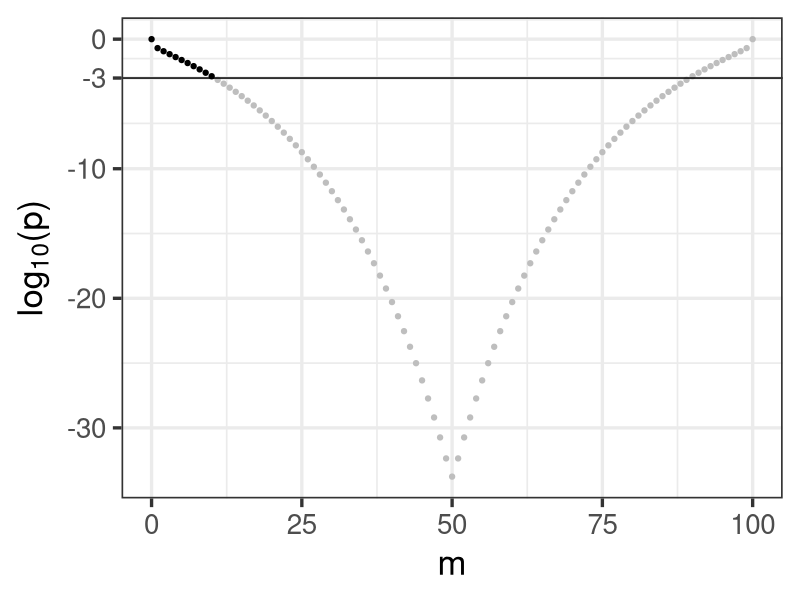
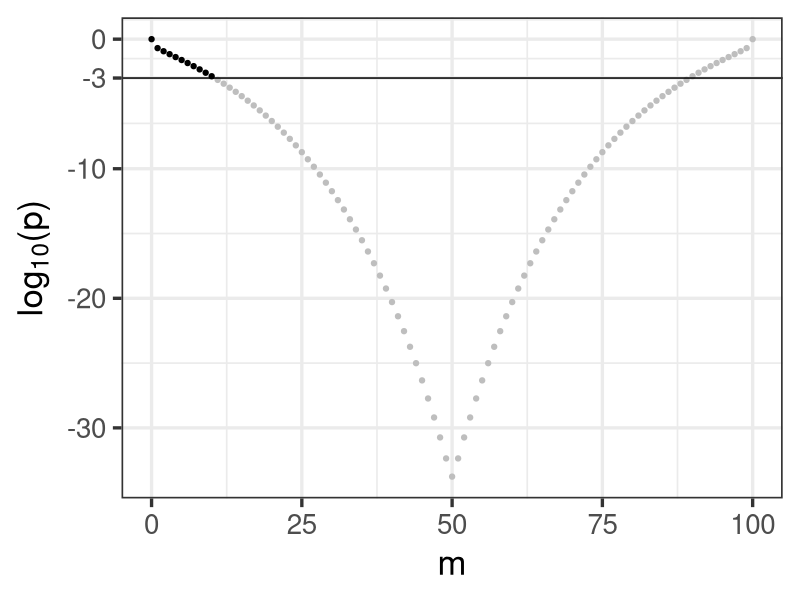

Source code (R) for these figures, in order:
library(ggplot2)
library(reshape2)

paperPath <- "/home/bsegal/Dropbox/Research/PermTest/neighborhoods/paper"


# expected value of W in partition m
muw <- function(m, muy, mux) {

  m * (muy - mux)
}

# g function of the expected value of w
g <- function(m, nx, ny, mux, muy){
    
  numerator <- nx * mux + muw(m = m, mux = mux, muy = muy)
  denominator <- ny * muy - muw(m = m, mux = mux, muy = muy)
  return(ny / nx * numerator / denominator)
}


gp <- function(m, nx, ny, mux, muy){
  
  numerator <- ny * muy + nx * mux
  denominator <- (ny * muy - muw(m = m, mux = mux, muy = muy))^2
  return(ny / nx * numerator / denominator)
}

# g function of the expected value of w for linear T = |x - y|
gLin <- function(m, nx, ny, mux, muy){
    
  return(mux - muy + (1 / nx + 1 / ny) * muw(m = m, mux = mux, muy = muy))
}

gpLin <- function(nx, ny){
  
  return((1 / nx + 1 / ny))
}

# gp(1:nx,nx,ny,mux=2,muy=1)

VarW <- function(m, nx, ny, sigmax2, sigmay2){
  
  return( m * (ny - m) / ny * sigmay2 + m * (nx - m) / nx * sigmax2)
}

# VarW(0:nx,nx,ny,sigmax2,sigmay2,mux,muy)

VarR <- function(m,nx,ny,mux,muy,sigmax2,sigmay2){

  gp(m,nx,ny,mux,muy)^2 * VarW(m,nx,ny,sigmax2,sigmay2)
}

VarRLin <- function(m,nx,ny,mux,muy,sigmax2,sigmay2){

  return(gpLin(nx,ny)^2 * VarW(m,nx,ny,sigmax2,sigmay2))
}

# plot(sqrt(VarR(0:nx,nx,ny,mux=1,muy=2,sigmax2,sigmay2)))

pApproxR <- function(m, nx, ny, sigmax2, sigmay2, mux, muy){
  
  E_mean <- g(m, nx, ny, mux, muy)
  E_var <- VarR(m,nx,ny,mux,muy,sigmax2,sigmay2)
  
  t <- max(mux/muy, muy/mux)

  eta_plus <- (t - E_mean)/sqrt(E_var)
   
  p <- pnorm(eta_plus,lower.tail=FALSE)
  
  return(list(p=p, eta_plus=eta_plus))
}

pApproxRlin <- function(m, nx, ny, sigmax2, sigmay2, mux, muy){
  
  E_mean <- gLin(m, nx, ny, mux, muy)
  E_var <- VarRLin(m,nx,ny,mux,muy,sigmax2,sigmay2)
  
  t <- abs(mux - muy)

  eta_plus <- (t - E_mean)/sqrt(E_var)
  p <- pnorm(eta_plus,lower.tail=FALSE)
  
  return(list(p=p, eta_plus=eta_plus))
}


##########
# plots for Ratio statistic
nx=100
ny=100
mux <- sigmax2 <- 4
muy <- sigmay2 <- 2

pm1 <- pApproxR(pmin(1:(nx-1), (nx-1):1), nx = nx, ny = ny,
               sigmax2 = sigmax2, sigmay2 = sigmay2,
               mux = mux, muy = muy)

pm2 <- pApproxR(pmin(1:(nx-1), (nx-1):1), nx = ny, ny = nx,
               sigmax2 = sigmay2, sigmay2 = sigmax2,
               mux = muy, muy = mux)

p <- c(1, pm1$p + pm2$p, 1)

pDF <- data.frame(m=0:nx, p=p, logp=log(p,10))

M <- min(which(p<10^-3))-1
# M <- nx / 2
pDF$count <- with(pDF, p/min(p[1:M]))


pDF$estimate <- c(rep(TRUE, M), rep(FALSE,nrow(pDF)-M))

dev.new(width=5, height=5)
ggplot(aes(x=m, y=log(p,10), color=estimate), data=pDF)+
  geom_point()+
  theme_bw(25)+
  scale_color_manual(values=c("grey", "black"), guide=FALSE)+
  geom_hline(yintercept=-3)+
  labs(x="m", y=expression(paste("lo",g[10],"(p)", sep="")))+
  scale_y_continuous(breaks=c(0,-3,-10, -20, -30))

ggsave(file.path(paperPath,"algoExample.png"))